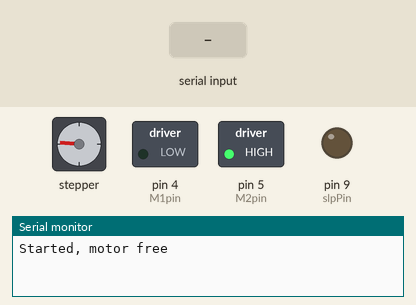
Recording of a sketch running on a simulated Arduino Uno, built with avr-gcc and run on an emulated ATmega328P. Parts: stepper motor, switched loads named in the sketch (green lamp = pin HIGH), output pins drawn as LEDs (lit = HIGH), the last lines printed to the serial monitor. Wiring (inferred from the names in the program): stepper motor driver (200 steps per turn assumed): step pin 11; direction pin 12. The inputs (shaded band) are chosen by the test bench. Pins used as bus, display or sensor lines are not drawn.

Above: at 1.2 s.
1.3 s: "active\n" received over Serial
At 1.66 s:
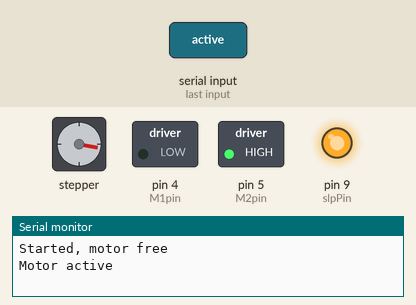
4.3 s: "free\n" received over Serial
At 4.67 s:
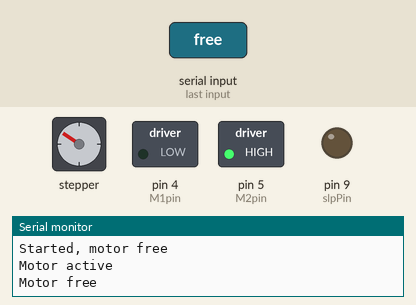
7.3 s: "active\n" received over Serial
At 7.68 s:
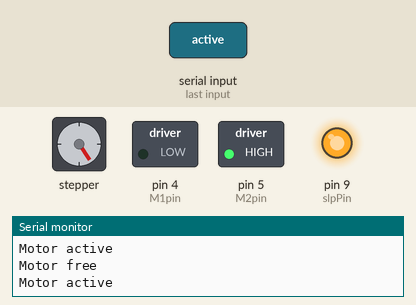
10.3 s: "free\n" received over Serial
At 10.69 s:
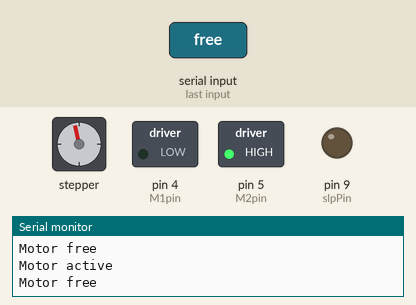
Timing chart, 0 to 23.1 s (numbered marks = the images above; inputs shaded):
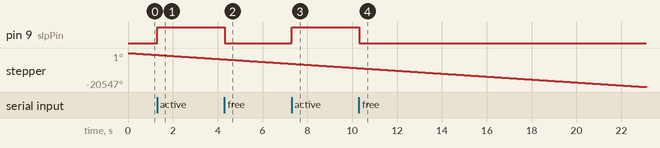

The sketch:

TestStepper.ino
```cpp
// (licence header left out)
#include <AccelStepper.h>

//Pins
const int intPin = 2;
const int M1pin = 4;
const int M2pin = 5;
const int slpPin = 9;
const int stepPin = 11;
const int dirPin = 12;

//For cue to change direction
long steps = 0;

//Cues for movement
long target = 20;
long velocity = 400;
long stepWait = 1e6*1/velocity;
boolean moving = false;


void setup()
{
  //Setup microstepping
  pinMode(M1pin,OUTPUT);
  digitalWrite(M1pin,LOW);
  pinMode(M2pin,OUTPUT);
  digitalWrite(M2pin,HIGH);

  //Setup pin for deactivating the motor
  pinMode(slpPin,OUTPUT);
  digitalWrite(slpPin,LOW);//LOW = Motor in free run until receives commands

  //Direction pin changes direction of running
  pinMode(dirPin,OUTPUT);
  digitalWrite(dirPin,LOW);

  //Step pin
  pinMode(stepPin,OUTPUT);
  digitalWrite(stepPin,LOW);

  //Report initial state
  Serial.begin(9600);
  Serial.println("Started, motor free");
}

void SerialIn(String str){
  if (str.length()==0){
    return;
  }
  if (str == "free"){
    digitalWrite(slpPin,LOW);
    Serial.println("Motor free");
  }else if (str == "active"){
    digitalWrite(slpPin,HIGH);
    Serial.println("Motor active");
  }
}

void loop()
{

  //Wait for serial commands to dictate motor state
  if (Serial.available() > 0) {
    String inString = Serial.readStringUntil('\n');
    inString.replace("\n","");
    inString.replace("\r","");
    SerialIn(inString);
  }

  digitalWrite(stepPin,HIGH);
  delayMicroseconds(1000);
  digitalWrite(stepPin,LOW);
  delayMicroseconds(1000);


}
```

Measured:
- after the input at 1.3 s, pin 9 (slpPin): LOW → HIGH at once
- after the input at 4.3 s, pin 9 (slpPin): HIGH → LOW at once
- after the input at 7.3 s, pin 9 (slpPin): LOW → HIGH at once
- after the input at 10.3 s, pin 9 (slpPin): HIGH → LOW at once
